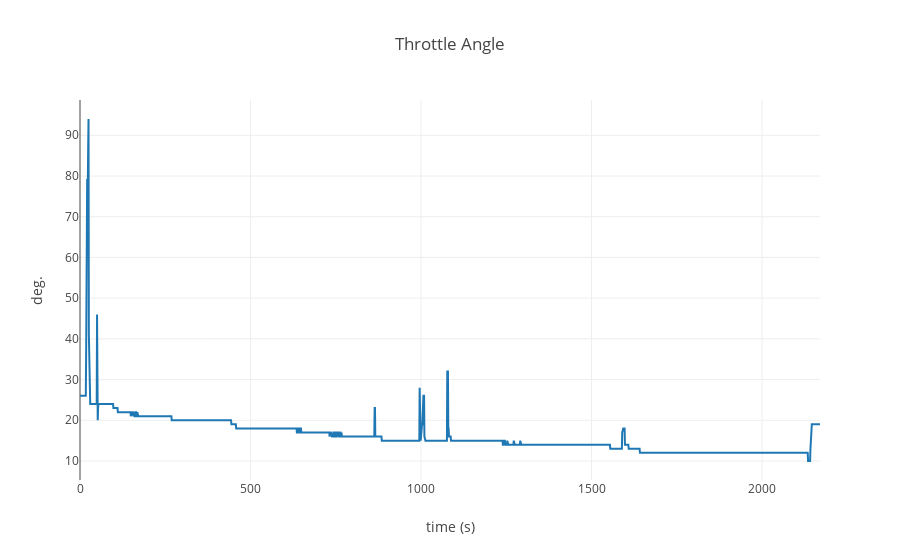

Notebook source saved alongside this figure:
### Code cell
lr.display_graph(['throttle_angle'], 'Throttle Angle', 'deg.')

### Figure 1 — Plotly figure (JSON) as saved in the notebook; plotly's stock layout.template omitted (floating-point values rounded to 4 significant figures; data arrays with more than 128 entries replaced by an {"elided": "..."} marker saying what was removed)
{"data": [{"name": "throttle_angle", "type": "scatter", "uid": "63eb4034-8027-4cb0-8113-e37a9629a357", "x": {"elided": "2171 int values"}, "y": {"elided": "2171 int values"}}], "layout": {"autosize": true, "title": {"text": "Throttle Angle"}, "xaxis": {"autorange": true, "range": [0, 2170], "title": {"text": "time (s)"}, "type": "linear"}, "yaxis": {"autorange": true, "range": [5.333, 98.67], "title": {"text": "deg."}, "type": "linear"}}}
